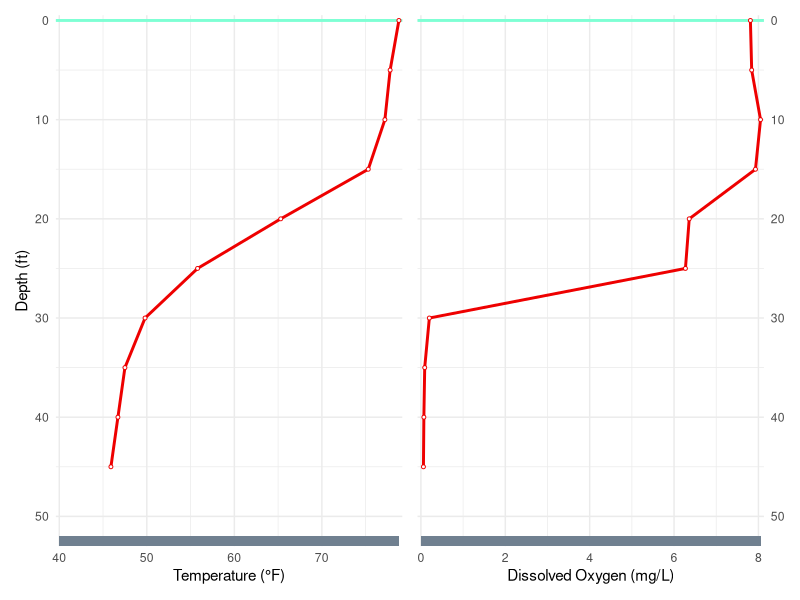
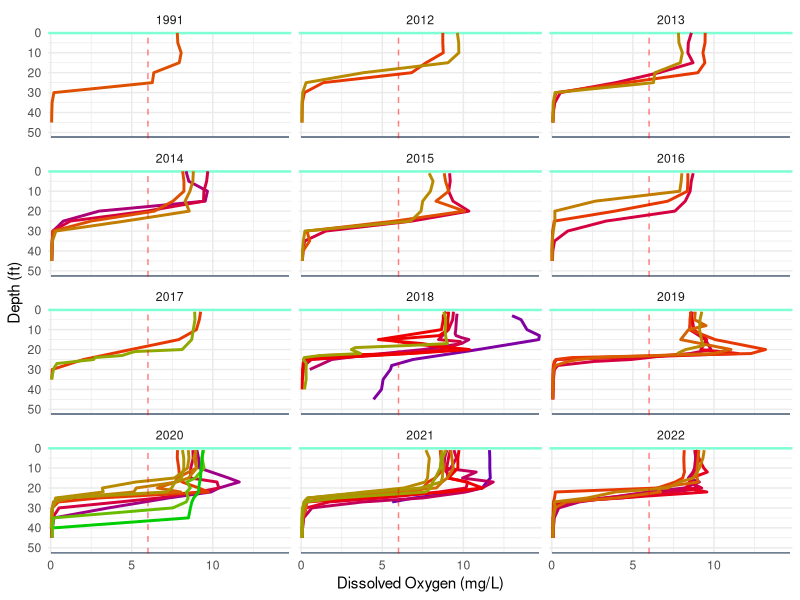

Generate these figures, in order, with R:
## ---- chunk 1
#| label: setup
library(tidyverse)
library(gganimate)
library(patchwork)

tp <- function(d,show.pts=TRUE,trng=NULL) {
  if (is.null(trng)) trng <- range(d$Temp)
  pt <- ggplot(data=d,mapping=aes(x=Temp,y=Depth,color=tWeek,group=DOY)) +
    geom_hline(aes(yintercept=0),linewidth=1,color="aquamarine") +
    geom_path(linewidth=1) +
    annotate(geom="rect",fill="slategray",
             xmin=40,xmax=trng[2],ymin=52,ymax=53) +
    scale_y_reverse(name="Depth (ft)",limits=c(NA,0),breaks=seq(0,50,10),
                    expand=expansion(mult=c(0,0.01))) +
    scale_x_continuous(name="Temperature (\u00b0F)",limits=c(40,NA),
                       expand=expansion(mult=0.01)) +
    scale_color_gradient2(low="blue3",
                          mid="red2",midpoint=11,
                          high="green3",guide="none") +
    theme_minimal() +
    theme(legend.position="none")
  if (show.pts) pt <- pt + geom_point(pch=21,fill="white",size=1)
  pt
}

op <- function(d,show.pts=TRUE,orng=NULL,righty=FALSE,show.tol=FALSE) {
  if (is.null(orng)) orng <- range(d$DO)
  po <- ggplot(data=d,mapping=aes(x=DO,y=Depth,color=tWeek,group=DOY)) +
    geom_hline(aes(yintercept=0),linewidth=1,color="aquamarine") +
    geom_path(linewidth=1) +
    annotate(geom="rect",fill="slategray",
             xmin=0,xmax=orng[2],ymin=52,ymax=53) +
    scale_x_continuous(name="Dissolved Oxygen (mg/L)",limits=c(0,NA),
                       expand=expansion(mult=0.01)) +
    scale_color_gradient2(low="blue3",
                          mid="red2",midpoint=11,
                          high="green3",guide="none") +
    theme_minimal() +
    theme(legend.position="none")
  if (show.pts) po <- po + geom_point(pch=21,fill="white",size=1)
  if (show.tol) po <- po + geom_vline(xintercept=6,
                                      linetype="dashed",color="red",alpha=0.5)
  if (righty) {
    po <- po + 
      scale_y_reverse(name="Depth (ft)",limits=c(NA,0),breaks=seq(0,50,10),
                      expand=expansion(mult=c(0,0.01)),
                      position="right") +
      theme(axis.title.y=element_blank())
  } else {
    po <- po + 
      scale_y_reverse(name="Depth (ft)",limits=c(NA,0),breaks=seq(0,50,10),
                      expand=expansion(mult=c(0,0.01)))
  }
  po
}
## ---- chunk 2
#| label: data-prep
d <- readxl::read_excel("../_data/Pike_Chain_WQ_Data.xlsx",sheet="DO") |>
  filter(Lake=="Eagle Lake",!is.na(Temperature),!is.na(Depth)) |>
  mutate(Depth=ifelse(`Depth Units`=="FEET",Depth,Depth*3.280839895),
         Temperature=ifelse(`Temperature Units`=="DEGREES F",Temperature,
                            Temperature*1.8+32)) |>
  select(-contains("Units"),-Notes) |>
  rename(Date=`Start Date`,Temp=Temperature,DO=`Dissolved Oxygen`) |>
  mutate(Date=as.Date(Date,format="%m/%d/%Y"),
         Year=lubridate::year(Date),
         Month=lubridate::month(Date),
         Day=lubridate::day(Date),
         Week=lubridate::isoweek(Date),
         tWeek=Week-min(Week),
         DOY=lubridate::yday(Date),
         fDate=stringr::str_squish(format(Date,format="%b %e")))

# Removing two dates that seem to have erroneous data
d <- d |>
  filter(!Date %in% as.Date(c("2019-06-04","2020-09-22")))

trng <- range(d$Temp)
orng <- range(d$DO)

# specific examples used below
d91 <- d |> filter(Year==1991)
d20 <- d |> filter(Year==2020)
## ---- chunk 3
#| label: fig-ex1991
#| fig-cap: !expr str_glue('Temperature and dissolved oxygen profile plots for {format(d91$Date[1],format="%B %e, %Y")}. The thin line at the top represents the water surface and the thicker line at the bottom represents the lake bottom.')
#| fig-width: 7
tp(d91) + op(d91,right=TRUE)
## ---- chunk 4
#| label: fig-ex2020
#| fig-cap: !expr str_glue('Dissolved oxygen profile plots for {xfun::numbers_to_words(length(unique(d20$Date)))} dates throughout the open-water season in 2020.')
#| out-width: 50%
op(d20) +
  transition_states(Date,wrap=FALSE) +
  labs(title='{format(as.Date(closest_state),"%B %e, %Y")}') +
  theme(plot.title=element_text(size=10)) +
  enter_fade() + exit_fade()
## ---- chunk 5
#| label: fig-ELTP
#| fig-cap: Dissolved oxygen profiles separated by year (panels) and observation dates. Profile colors start with blue for early May transition through purple and pink to red for early July and then transition through orange and brown to green for late fall. The vertical dashed red line is at 6 mg/L.
#| fig-height: 8
#| fig-width: 6
op(d,orng=orng,show.pts=FALSE,show.tol=TRUE) +
  facet_wrap(vars(Year),ncol=3)
